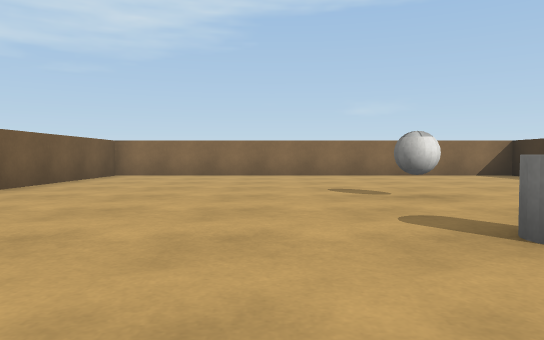
view 1 (above)

13 first-person views from a walk through a scene from a Unity 3-D project. The camera is 0.46 m above the floor, tilts 2° down and sees 70° across. The floor is counted in squares, 1 m on a side. Each view is taken from the middle of a square. On the plan, view 1 faces up. The plan holds only what a view shows up to about 9 squares ahead; the rest is blank. Surface patterns are stand-ins for the level's own textures.

view 2
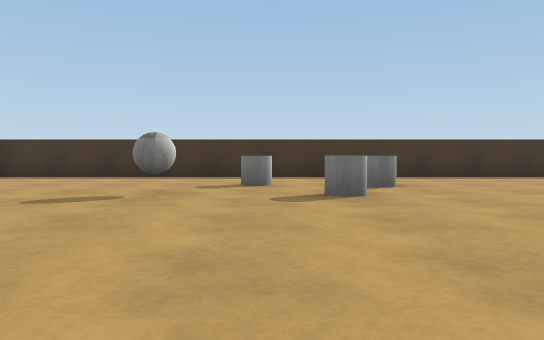

view 3
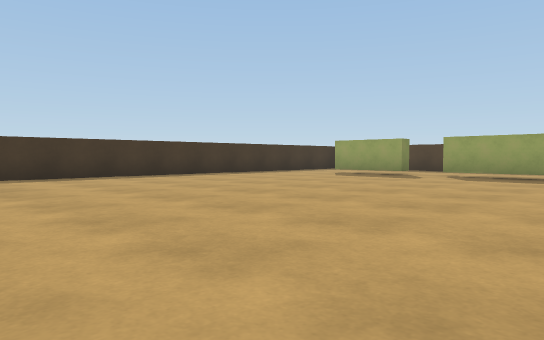

view 4
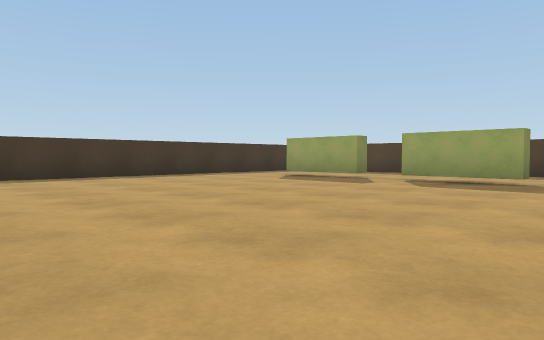

view 5
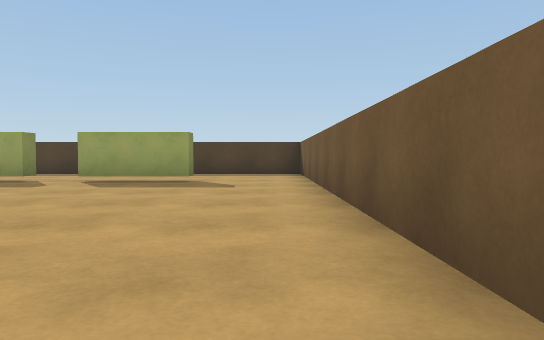

view 6
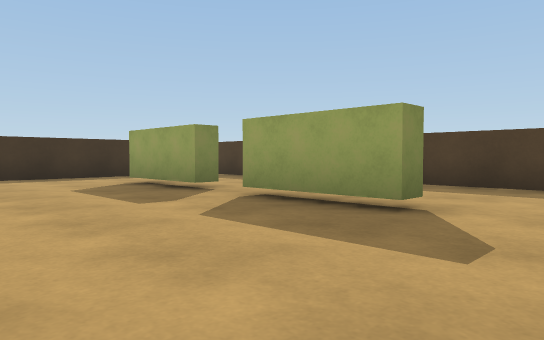

view 7
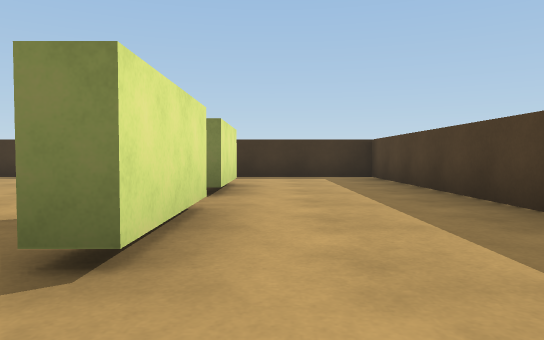

view 8
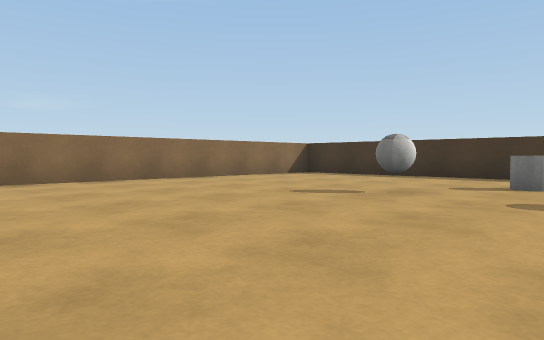

view 9
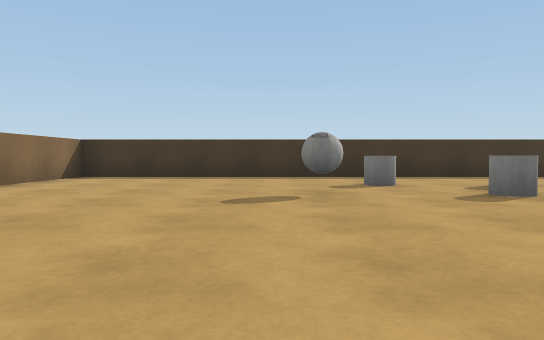

view 10
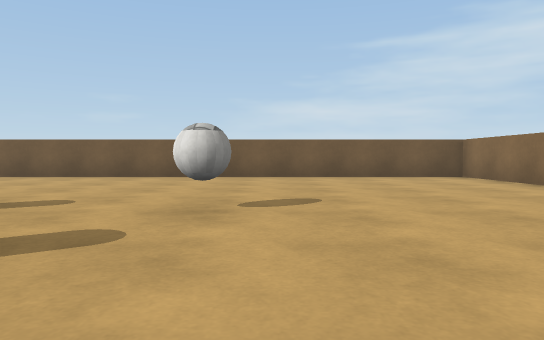

view 11
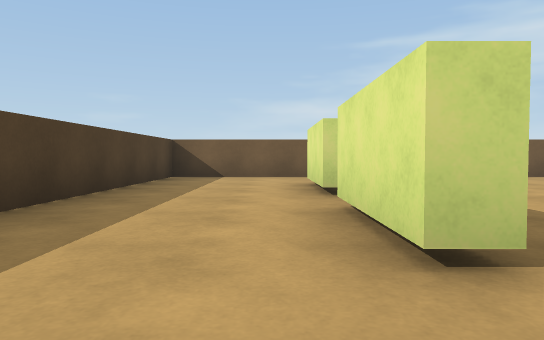

view 12
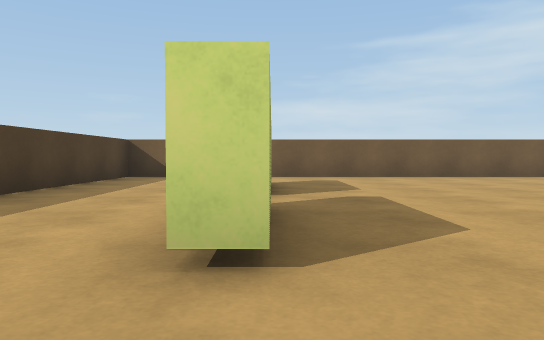

view 13
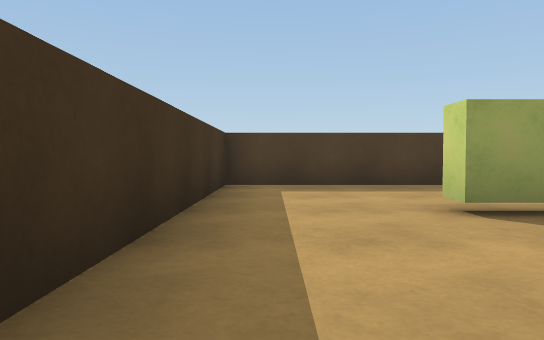

### Floor plan
Key: @ floor where view 1 was taken; # wall or solid block; . floor; B ball; C cylinder; T thing the floor can be seen under or through.
Columns run from 4 left of view 1 to 6 right of it. Each row starts with its distance up from view 1.
 10 ###########
  9 #.........#
  8 #.........#
  7 #.........#
  6 #.........#
  5 #.........#
  4 #.....B...#
  3 #......C..#
  2 #.....C...#
  1 #......C..#
  0 #...@.....#
 -1 #.........#
 -2 #.........#
 -3 #.........#
 -4 #.........#
 -5 #.........#
 -6 #.........#
 -7 #..TT.##..#
 -8 #.........#
 -9 #.........#
-10 #.........#
-11 ###########

Positions as (right, up) in squares from view 1, and headings:
1: (0, 0), facing up
2: (-3, 3), facing right
3: (-3, 2), facing down-right
4: (-3, 0), facing down-right
5: (-3, 0), facing down
6: (-3, -4), facing down-right
7: (-3, -8), facing right
8: (-3, 2), facing up-right
9: (-3, 5), facing right
10: (5, 5), facing left
11: (5, -8), facing left
12: (5, -7), facing left
13: (5, -4), facing down
